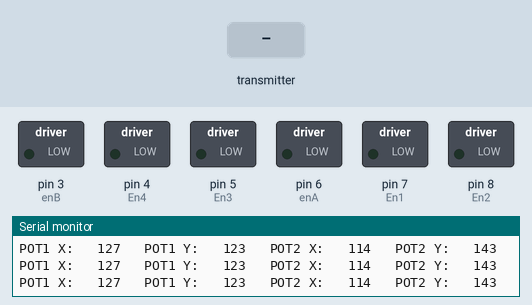
A sketch run on a simulated Arduino Nano, built with avr-gcc and run on an emulated ATmega328P. Shown: switched loads named in the sketch (green lamp = pin HIGH), the last lines printed to the serial monitor. The test bench sets the inputs (shaded band). No radio packets arrive unless stated.

Above: at 1.2 s.
1.3 s: the transmitter starts sending jLX = 0
At 1.7 s:
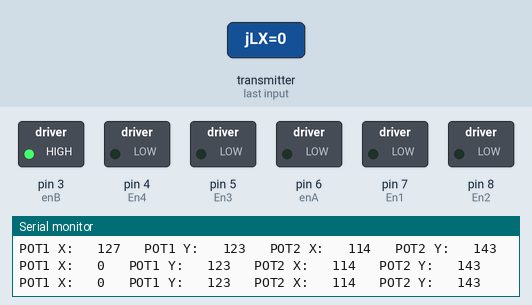
2.9 s: the transmitter starts sending jLY = 0
At 3.8 s:
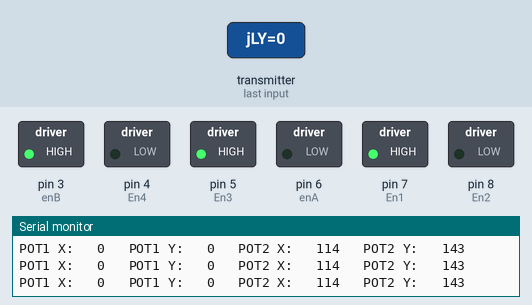
4.5 s: the transmitter starts sending jLX = 64
At 5.8 s:
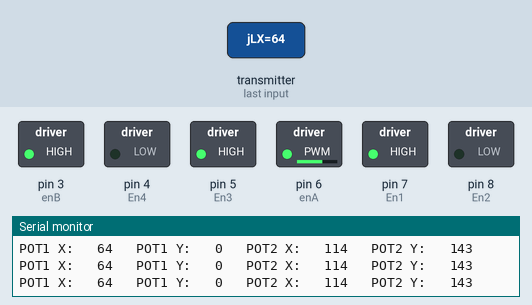
6.1 s: the transmitter starts sending jLY = 64
At 6.6 s:
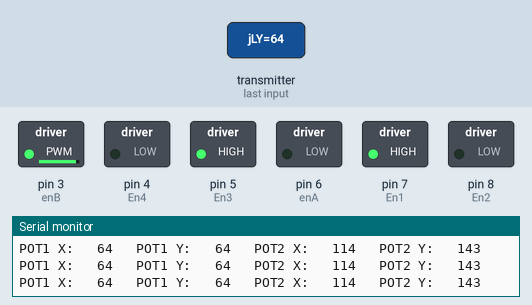
7.6 s: the transmitter starts sending jLX = 128
At 8.7 s:
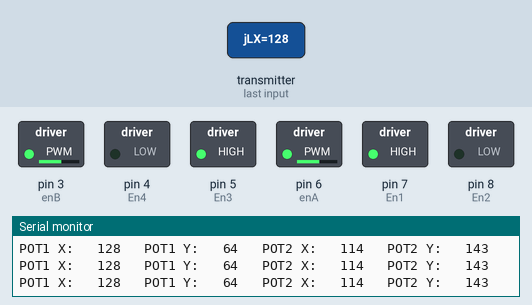
9.2 s: the transmitter starts sending jLY = 128
At 9.7 s:
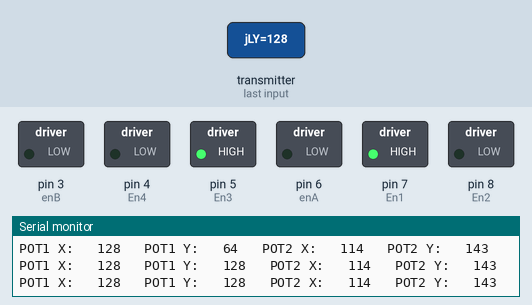
Timing chart, 0 to 11.8 s (numbered marks = the images above; inputs shaded):
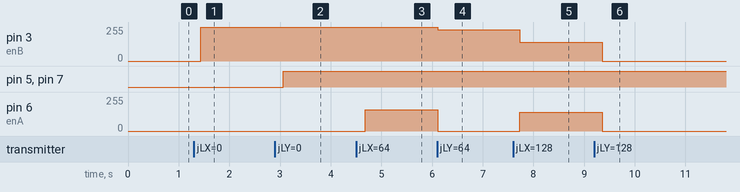

The sketch:

reciver.ino
```cpp
// Program do komunikacji radiowej 2.4 Ghz
// ______ RECIVER ________
// Autor: Maciej Zawartka
// Wymagane biblioteki: RF24
// Arduino IDE 1.8.13 Stable   |   Arduino Nano ATmega328P OldBootloader
/*
TABELA PODLACZEN MOSTEK H:
| ARD NANO   |  L298N  |
|____________|_________|
|     EA     |   D8    |
|     EN1    |   D7    |
|     EN2    |   D6    |
|     EN3    |   D5    |
|     EN4    |   D4    |
|     EB     |   D3    |
|    +5V     |  5Vin   |
|    GND     |  GND    |

TABELA PODLACZEN nRF24L01:
| ARD NANO   | nRF24L01|
|____________|_________|
|     VIN    |   3.3V  | Filtrowane 10nF
|     GND    |   GND   |
|     CE     |   D10   |
|     CSN    |   D9    |
|     MOSI   |   D11   |
|     SCK    |   D13   |
|     MISO   |   D12   |
|     IQR    |   np    |
*/

// Biblioteki
#include <Wire.h>     // obwod
#include <SPI.h>      // komunikacja SPI z nRF24L01
#include <nRF24L01.h> // Modul nRF24L01
#include <RF24.h>     // Modul nRF24L01


//== DANE ==
#define enA 6
#define enB 3
#define En1 7
#define En2 8
#define En3 5
#define En4 4

// Offset potencjometrow
byte errorjLX = 127;
byte errorjLY = 123;
byte errorjPX = 114;
byte errorjPY = 143;

int motorPWM_L = 0;
int motorPWM_R = 0;

byte motorbound = 80;

byte turn_signal;

//Dane do petli czasowych
#define interval_message  200 //[ms] czas oczekiwania

unsigned long cur_time = 0; // aktualny czas
unsigned long last_recive = 0; // poprzedni czas scenariusz 1


// INICJACJA RADIA
RF24 radio(10, 9);   // nRF24L01 (CE, CSN)
const byte address[6] = "00001";    //kanal do komunikacji

//PACZKA DANYCH
struct Data_Package {
  //paczka danych
  byte jLX;
  byte jLY;
  byte jPX;
  byte jPY;
  byte Tog1;
  byte Tog2;
  byte Tog3;
  byte Tog4;
};
Data_Package dane;  //inicjacja paczki danych

void setup() {
  // <--------------------------------------------------------------------------- opisac tutaj
  Serial.begin(9600);
  radio.begin();
  radio.openReadingPipe(0, address);
  radio.setAutoAck(false);
  radio.setDataRate(RF24_250KBPS);
  radio.setPALevel(RF24_PA_LOW);
  radio.startListening(); //  Tryb odbiornika
  dane_erase();
  // wyjscia sterowania L298N
  pinMode(enA, OUTPUT);
  pinMode(enB, OUTPUT);
  pinMode(En1, OUTPUT);
  pinMode(En2, OUTPUT);
  pinMode(En3, OUTPUT);
  pinMode(En4, OUTPUT);
}
// ============== MAIN ==========
void loop() {
  lostsignal();
  checksignal();
  drive();
  print_all();

}

// ==================================== FUNKCJE WLASNE =====================
void checksignal(){
  // Sprawdzenie dostepnosci sygnalu
  if (radio.available()) {
    radio.read(&dane, sizeof(Data_Package)); // odczyt i zapis struktury danych
    last_recive = millis(); // ostatnia wiadomosc
  }
}
//---------------------------------------------------
void lostsignal(){
  // zabezpieczenie przed utrata sygnalu
  cur_time = millis();
  if (cur_time - last_recive >= interval_message ){
    dane_erase();
  }
}
//---------------------------------------------------
void dane_erase(){
  // usuwanie danych
  dane.jLX = errorjLX;
  dane.jLY = errorjLY;
  dane.jPX = errorjPX;
  dane.jPY = errorjPY;
  dane.Tog1 = 1;
  dane.Tog2 = 1;
  dane.Tog3 = 1;
  dane.Tog4 = 1;
}

//----------------------------------------------------
void print_all(){
  // Wyswietlanie danych
  Serial.print("POT1 X:   ");
  Serial.print(dane.jLX);
  Serial.print("   POT1 Y:   ");
  Serial.print(dane.jLY);
  Serial.print("   POT2 X:   ");
  Serial.print(dane.jPX);
  Serial.print("   POT2 Y:   ");
  Serial.println(dane.jPY);
//  Serial.print("TOG1:   ");
//  Serial.print(dane.Tog1);
//  Serial.print("TOG2:   ");
//  Serial.print(dane.Tog2);
//  Serial.print("TOG3:   ");
//  Serial.print(dane.Tog3);
//  Serial.print("TOG4:   ");
//  Serial.println(dane.Tog4);
  delay(200);
}
//----------------------------------------------------
void drive(){
  // Przygotowanie sygnalu do jazdy na wprost
  if (dane.jLY > 1.2 * errorjLY){
    // Jazda do przodu
    // Lewy silnik do przodu
    digitalWrite(En1, LOW);
    digitalWrite(En2, HIGH);
    // Prawy silnik do przodu
    digitalWrite(En3, LOW);
    digitalWrite(En4, HIGH);
    //
    motorPWM_L = map(dane.jLY, 1.2 * errorjLY, 255, motorbound, 255);
    motorPWM_R = map(dane.jLY, 1.2 * errorjLY, 255, motorbound, 255);

  }
  else if (dane.jLY < 0.8 * errorjLY){
    // Jazda do tylu
    // Lewy silnik do tylu
    digitalWrite(En1, HIGH);
    digitalWrite(En2, LOW);
    // Prawy silnik do tylu
    digitalWrite(En3, HIGH);
    digitalWrite(En4, LOW);
    motorPWM_L = map(dane.jLY, 0 ,0.8 * errorjLY, 255, motorbound);
    motorPWM_R = map(dane.jLY, 0 ,0.8 * errorjLY, 255, motorbound);
  }
  else{
    //Warunek postoju/hamowania
    motorPWM_L = 0;
    motorPWM_R = 0;
  }
  // Przygotowanie sygnalu do skretu
  if (dane.jLX > 1.2 * errorjLX){
    //skret prawo
    turn_signal = map(dane.jLX, 1.2 * errorjLX, 255, 0, 255);
    motorPWM_L = motorPWM_L + turn_signal;
    motorPWM_R = motorPWM_R - turn_signal;
    if (motorPWM_L > 255){   motorPWM_L =255; }
    else if (motorPWM_R < 255){   motorPWM_R = 0; }
  }
  else if ((dane.jLX < 0.8 * errorjLX)){
    //skret lewo
    turn_signal = map(dane.jLX, 0, 0.8 * errorjLX, 255, 0);
    motorPWM_L = motorPWM_L - turn_signal;
    motorPWM_R = motorPWM_R + turn_signal;
    if (motorPWM_R > 255){   motorPWM_R =255; }
    else if (motorPWM_L < 255){   motorPWM_L = 0; }
  }


  // wygenerowanie sygnalu PWM do sterowania silnikami
  analogWrite(enA, motorPWM_L);
  analogWrite(enB, motorPWM_R);
}

// ------------- CELOWANIE --------------------

void aim(){
  //wskazania joystickow do poruszania dzialem
  //odczyt wskazan
  //mapowanie z 0 - 255 -> 0 - 6
  //konwertowanie ( -3 + x ) / 10 jako wspolczynnik
  //przeliczanie wartosci
  //zapisanie do serwa


  }
```

Measured:
- after the input at 1.3 s, pin 3 (enB): 0/255 → 255/255 after 0.14 s
- after the input at 2.9 s, pin 5 (En3), pin 7 (En1): LOW → HIGH after 0.16 s
- after the input at 4.5 s, pin 6 (enA): 0/255 → 161/255 after 0.19 s
- after the input at 6.1 s, pin 3 (enB): 255/255 → 235/255 at once; pin 6 (enA): 161/255 → 0/255 at once
- after the input at 7.6 s, pin 3 (enB): 235/255 → 141/255 after 0.13 s; pin 6 (enA): 0/255 → 141/255 after 0.13 s
- after the input at 9.2 s, pin 3 (enB), pin 6 (enA): 141/255 → 0/255 after 0.16 s
